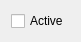
<?xml version="1.0" encoding="UTF-8"?>
<ui version="4.0">
 <class>ROSNodeDetails</class>
 <widget class="QWidget" name="ROSNodeDetails">
  <property name="geometry">
   <rect>
    <x>0</x>
    <y>0</y>
    <width>81</width>
    <height>38</height>
   </rect>
  </property>
  <layout class="QVBoxLayout" name="verticalLayout">
   <item>
    <widget class="QCheckBox" name="activeCheckBox">
     <property name="text">
      <string>Active</string>
     </property>
    </widget>
   </item>
  </layout>
 </widget>
 <resources/>
 <connections/>
</ui>
